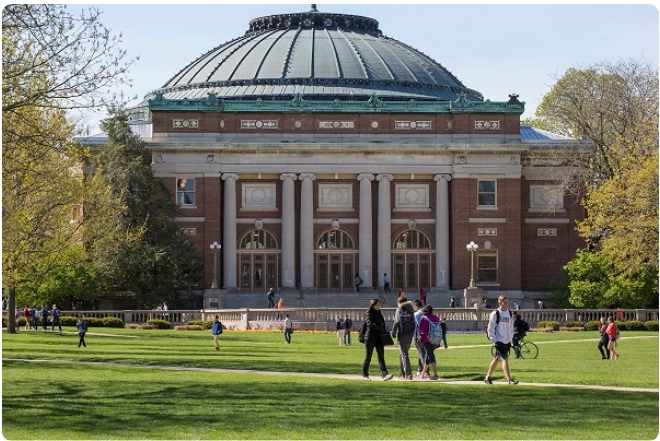
#> input picture sample_images/uiuc.jpg, 660 x 441 px, given as the content of the folder INRIAPerson/train_64x128_H96/pos, which was not available
$ jupyter execute --allow-errors train.ipynb   (text cells are left out)
#> lines starting #> are read from the running program, lines starting #| are printed output that depends on the picture; pictures that were not available may be replaced by others from this repository, and a replacement may not be noted
#> in read_images, img is the input picture: shape (441, 660, 3); mean B, G, R 101.7, 121.8, 119.4
[cell 1]
import sys
import os
import cv2
import numpy as np
from sklearn.svm import LinearSVC
import joblib
from skimage.feature import hog
from sklearn.utils import shuffle
import argparse
import random
from sklearn.decomposition import PCA

[cell 2]
MAX_HARD_NEGATIVES = 200
PCA_N_COMPONENTS = 0.95
# [5 lines of commented-out code are left out]
pos_img_dir = 'INRIAPerson/train_64x128_H96/pos'
neg_img_dir = 'INRIAPerson/train_64x128_H96/neg'


def crop_centre(img):
    h, w, _ = img.shape
#> h = 441; w = 660
    l = (w - 64) // 2
#> l = 298
    t = (h - 128) // 2
#> t = 156

    crop = img[t:t+128, l:l+64]
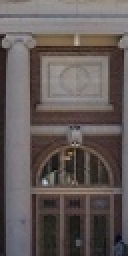
#> crop: shape (128, 64, 3) (shown 2 times larger); mean B, G, R 89, 90.8, 99.2
    return crop

def ten_random_windows(img):
    h, w = img.shape
    if h < 128 or w < 64:
        return []

    h = h - 128
    w = w - 64

    windows = []

    for i in range(10):
        x = random.randint(0, w)
        y = random.randint(0, h)
        windows.append(img[y:y+128, x:x+64])

    return windows

def read_filenames():

    f_pos = []
    f_neg = []

    mypath_pos = pos_img_dir
    for (dirpath, dirnames, filenames) in os.walk(mypath_pos):
        f_pos.extend(filenames)
        break

    mypath_neg = neg_img_dir
    for (dirpath, dirnames, filenames) in os.walk(mypath_neg):
        f_neg.extend(filenames)
        break

    return f_pos, f_neg

def read_images(pos_files, neg_files):

    X = []
    Y = []

    pos_count = 0

    for img_file in pos_files:
        print(os.path.join(pos_img_dir, img_file))
        img = cv2.imread(os.path.join(pos_img_dir, img_file))

        cropped = crop_centre(img)

        gray = cv2.cvtColor(cropped, cv2.COLOR_BGR2GRAY)
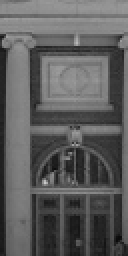
#> gray: shape (128, 64) (shown 2 times larger); min 11, max 201, mean 93.1
        features = hog(gray, orientations=9, pixels_per_cell=(8, 8), cells_per_block=(2, 2), block_norm="L2", transform_sqrt=True, feature_vector=True)
#> features = 3780 values, max 0.723 at index 1426, min 0 at index 1, mean 0.0946
        pos_count += 1

        X.append(features)
        Y.append(1)

    neg_count = 0

    for img_file in neg_files:
        print(os.path.join(neg_img_dir, img_file))
        img = cv2.imread(os.path.join(neg_img_dir, img_file))
        gray_img = cv2.cvtColor(img, cv2.COLOR_BGR2GRAY)
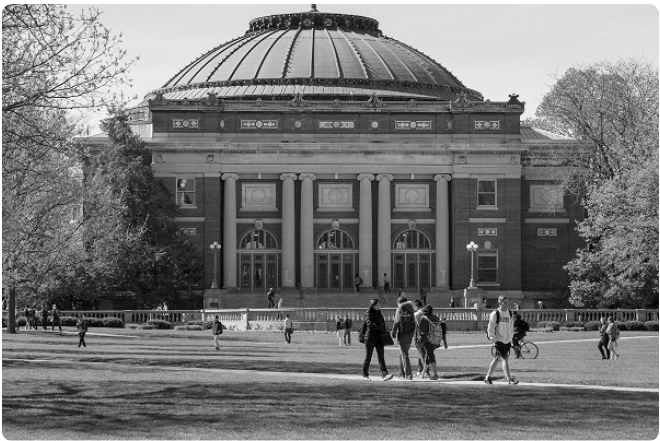
#> gray_img: shape (441, 660); min 0, max 255, mean 118.8
        windows = ten_random_windows(gray_img)
#> after the loop in ten_random_windows, `for i in range(10):`: windows = 10 items
#> windows = 10 items

        for win in windows:
            features = hog(win, orientations=9, pixels_per_cell=(8, 8), cells_per_block=(2, 2), block_norm="L2", transform_sqrt=True, feature_vector=True)
            neg_count += 1
            X.append(features)
            Y.append(0)
#> this loop made 10 passes
#> after the loop, X = 11 items; Y = [1, 0, 0, 0, 0, 0, 0, 0, 0, 0, 0]; neg_count = 10

    return X, Y, pos_count, neg_count

def sliding_window(image, window_size, step_size):
    for y in range(0, image.shape[0] - window_size[1], step_size[1]):
        for x in range(0, image.shape[1] - window_size[0], step_size[0]):
            yield (x, y, image[y:y + window_size[1], x:x + window_size[0]])

def hard_negative_mine(f_neg, winSize, winStride):

    hard_negatives = []
    hard_negative_labels = []

    count = 0
    num = 0
    for imgfile in f_neg:
        img = cv2.imread(os.path.join(neg_img_dir, imgfile))
        gray = cv2.cvtColor(img, cv2.COLOR_BGR2GRAY)
        for (x, y, im_window) in sliding_window(gray, winSize, winStride):
            features = hog(im_window, orientations=9, pixels_per_cell=(8, 8), cells_per_block=(2, 2), block_norm="L2", transform_sqrt=True, feature_vector=True)
            if (clf1.predict([features]) == 1):
                hard_negatives.append(features)
                hard_negative_labels.append(0)
                count = count + 1

            if (count == MAX_HARD_NEGATIVES):
                return np.array(hard_negatives), np.array(hard_negative_labels)

        num = num + 1

        sys.stdout.write("\r" + "\tHard Negatives Mined: " + str(count) + "\tCompleted: " + str(round((count / float(MAX_HARD_NEGATIVES))*100, 4)) + " %")

        sys.stdout.flush()

    return np.array(hard_negatives), np.array(hard_negative_labels)

pos_img_files, neg_img_files = read_filenames()

print( "Total Positive Images : " + str(len(pos_img_files)))
print("Total Negative Images : " + str(len(neg_img_files)))
print("Reading Images")

X, Y, pos_count, neg_count = read_images(pos_img_files, neg_img_files)
#> X = 11 items; Y = [1, 0, 0, 0, 0, 0, 0, 0, 0, 0, 0]; pos_count = 1; neg_count = 10

X = np.array(X)
Y = np.array(Y)

X, Y = shuffle(X, Y, random_state=0)
#> Y = [0, 0, 0, 0, 0, 0, 0, 0, 0, 1, 0]

print("Images Read and Shuffled")
print("Positives: " + str(pos_count))
#| Positives: 1
print("Negatives: " + str(neg_count))
#| Negatives: 10
print("Training Started")

clf1 = LinearSVC(C=0.01, max_iter=1000, class_weight='balanced', verbose=1)

clf1.fit(X, Y)
#| [LibLinear]
print("Trained")


print("Hard Negative Mining")

winStride = (8, 8)
winSize = (64, 128)

print("Maximum Hard Negatives to Mine: " + str(MAX_HARD_NEGATIVES))

[cell 3]
joblib.dump(clf1, 'person_pre-eliminary_200_20000.pkl')

[cell 4]
hard_negatives, hard_negative_labels = hard_negative_mine(neg_img_files, winSize, winStride)
#> the loop in hard_negative_mine, `for (x, y, im_window) in sliding_window(gray, winSize, winStride):` made 3000 passes
#> x on passes 1 to 3: 0, 8, 16
#> after the loop in hard_negative_mine, `for (x, y, im_window) in sliding_window(gray, winSize, winStride):`: count = 28; hard_negative_labels = 28 values from 0 to 0; hard_negatives = 28 items
#| 	Hard Negatives Mined: 28	Completed: 14.0 %
#> hard_negative_labels = 28 values from 0 to 0

sys.stdout.write("\n")

hard_negatives = np.concatenate((hard_negatives, X), axis=0)
hard_negative_labels = np.concatenate((hard_negative_labels, Y), axis=0)
#> hard_negative_labels = 39 values, max 1 at index 37, min 0 at index 0, mean 0.0256

hard_negatives, hard_negative_labels = shuffle(hard_negatives, hard_negative_labels, random_state=0)
#> hard_negative_labels = 39 values, max 1 at index 36, min 0 at index 0, mean 0.0256

print("Final Samples Dims: " + str(hard_negatives.shape))
#| Final Samples Dims: (39, 3780)
print("Retraining the classifier with final data")

clf2 = LinearSVC(C=0.01, max_iter=1000, class_weight='balanced', verbose=1)

clf2.fit(hard_negatives, hard_negative_labels)
#| [LibLinear]

print("Trained and Dumping")

joblib.dump(clf2, 'person_final_200_20000.pkl')

[cell 5]
pos_img_files, neg_img_files = read_filenames()

print( "Total Positive Images : " + str(len(pos_img_files)))
print("Total Negative Images : " + str(len(neg_img_files)))
print("Reading Images")


X, Y, pos_count, neg_count = read_images(pos_img_files, neg_img_files)
#> the loop in read_images (call 2), `for win in windows:` made 10 passes
#> Y = [1, 0, 0, 0, 0, 0, 0, 0, 0, 0, 0]
X = np.array(X)
Y = np.array(Y)

[cell 6]
X1 = X
Y1 = Y
#> Y1 = [1, 0, 0, 0, 0, 0, 0, 0, 0, 0, 0]

X1, Y1 = shuffle(X1, Y1, random_state=0)
#> Y1 = [0, 0, 0, 0, 0, 0, 0, 0, 0, 1, 0]
print(X1.shape)
#| (11, 3780)
#> (the rest of this cell did not finish here and is left out)

#> (a cell that did not finish here is left out)

#> (a cell that did not finish here is left out)

#> (a cell that did not finish here is left out)

#> (a cell that did not finish here is left out)

[cell 11]
clf1 = LinearSVC(C=0.01, max_iter=1000, class_weight='balanced', verbose=1)
# X_flattened = [x.flatten() for x in X]  # Flatten each feature vector
# X_array = np.array(X_flattened)
#> (the rest of this cell did not finish here and is left out)

[cell 12]
# X, Y = shuffle(X, Y, random_state=0)

print("Images Read and Shuffled")
print("Positives: " + str(pos_count))
#| Positives: 1
print("Negatives: " + str(neg_count))
#| Negatives: 10
print("Training Started")

clf1 = LinearSVC(C=0.01, max_iter=1000, class_weight='balanced', verbose=1)
X_flattened = [x.flatten() for x in X]  # Flatten each feature vector
#> X_flattened = 11 items
X_array = np.array(X_flattened)
clf1.fit(X_array, Y)
#| [LibLinear]
print("Trained")

joblib.dump(clf1, 'person_pre-eliminary-ipynb.pkl')

[cell 13]
print("Hard Negative Mining")

winStride = (8, 8)
winSize = (64, 128)

print("Maximum Hard Negatives to Mine: " + str(MAX_HARD_NEGATIVES))

hard_negatives, hard_negative_labels = hard_negative_mine(neg_img_files, winSize, winStride)
#> the loop in hard_negative_mine (call 2), `for (x, y, im_window) in sliding_window(gray, winSize, winStride):` made 3000 passes
#| 	Hard Negatives Mined: 49	Completed: 24.5 %
#> hard_negative_labels = 49 values from 0 to 0

sys.stdout.write("\n")
# hard_negatives = np.array([hn.flatten() for hn in hard_negatives])
hard_negatives = np.concatenate((hard_negatives, X_array), axis=0)
hard_negative_labels = np.concatenate((hard_negative_labels, Y), axis=0)
#> hard_negative_labels = 60 values, max 1 at index 49, min 0 at index 0, mean 0.0167

hard_negatives, hard_negative_labels = shuffle(hard_negatives, hard_negative_labels, random_state=0)
#> hard_negative_labels = 60 values, max 1 at index 16, min 0 at index 0, mean 0.0167

print("Final Samples Dims: " + str(hard_negatives.shape))
#| Final Samples Dims: (60, 3780)
print("Retraining the classifier with final data")
#> (the rest of this cell did not finish here and is left out)
